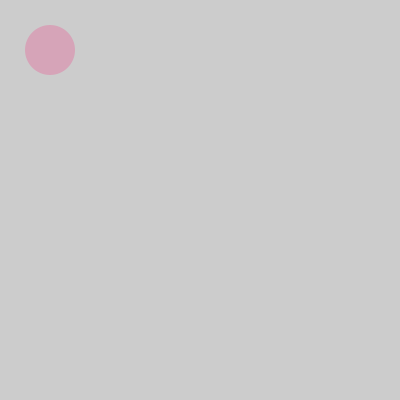
Frame 1 (no input)
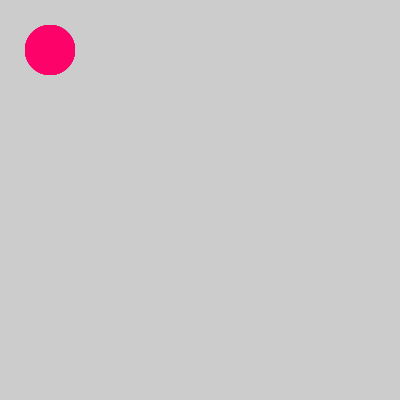
Frame 60 (the mouse pressed at the canvas centre just before this capture)
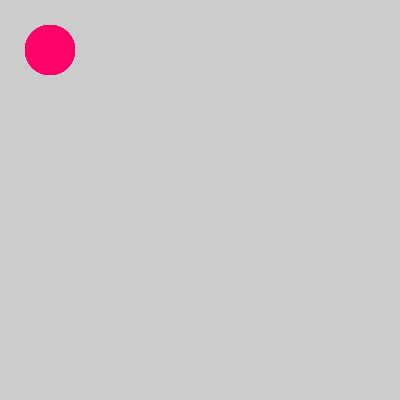
Frame 120 (the mouse held since frame 60 and released just before this capture)

The Processing sketch that drew these frames (run headless with seeded random() and noise(); from frame 60 on, the mouse is pressed at the canvas centre):

// Processing sketch: processing_90696
// ── processing_90696.pde

class Button {
  int x, y; 
  int diameter; 
  color baseGray; 
  color overGray; 
  color pressGray; 
  boolean over = false; 
  boolean pressed = false; 
  Button(int xp, int yp, int d, color b, color o, color p) {
  x = xp;
  y = yp;
  diameter = d;
  baseGray = b;
  overGray = o;
  pressGray = p;
}

void update() {
  if ((mouseX >= x) && (mouseX <= x+diameter) &&
    (mouseY >= y) && (mouseY <= y+diameter)) {
    over = true;
  } else {
    over = false;
  }
}

boolean press() {
    if (over == true) {
      pressed = true;
      return true;
  } else {
    return false;
  }
}

void release() {
  pressed = false; // Set to false when the mouse is released
}

void display() {
  if (pressed == true) {
    fill(pressGray);
  } else if (over == true) {
    fill(overGray);
  } else {
    fill(baseGray);
  }
  noStroke();
  ellipse(x, y, diameter, diameter);
  }
}

////////////////////////////////////////////////////////////////////////

class DrawButton extends Button {
  int xoff, yoff;
  DrawButton(int x, int y, int s, color bv, color ov, color pv) {
  super(x, y, s, bv, ov, pv);
}

void press(int mx, int my) {
  super.press();
  xoff = mx - x;
  yoff = my - y;
}

void drawb(int mx, int my) {
  if (over == true) {
    x = mx - xoff;
    y = my - yoff;
    
  }
}
}

DrawButton icon;
void setup() {
  size(400, 400);
  smooth();
  color gray = color(255, 0, 100, 50);
  color white = color(0, 200, 170, 50);
  color black = color(255);
  stroke(255);
  icon = new DrawButton(50, 50, 50, gray, white, black);
}

void draw() {
//background(204);
  icon.update();
  icon.display();
}

void mousePressed() { 
  icon.press(mouseX, mouseY); 
}

void mouseReleased() { 
  icon.release(); 
}

void mouseMoved() { 
  icon.drawb(mouseX, mouseY); 
}
